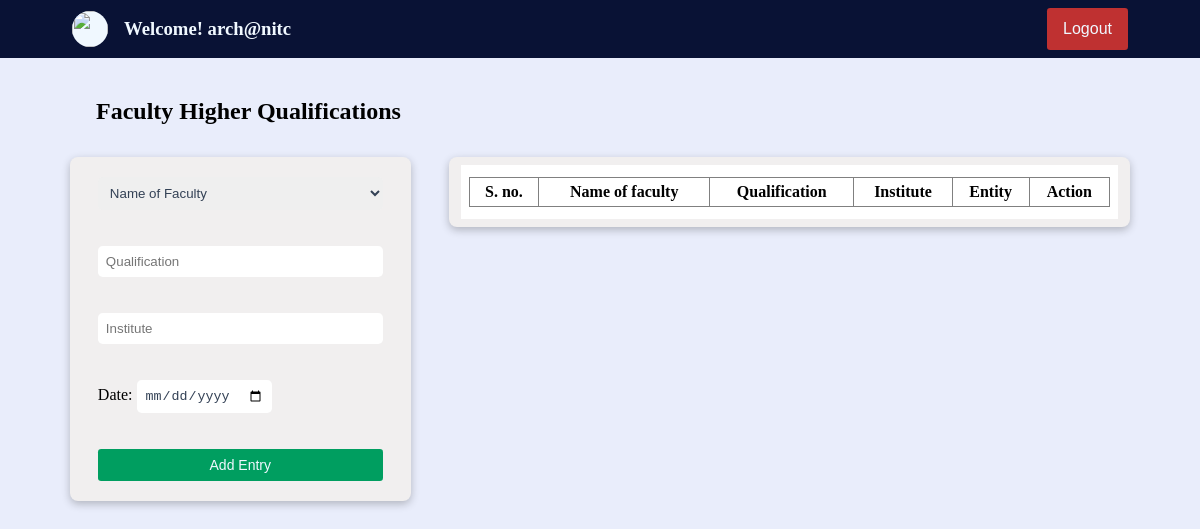
The app's page /forms/faculty_qualification.php?user=arch@nitc, older data.
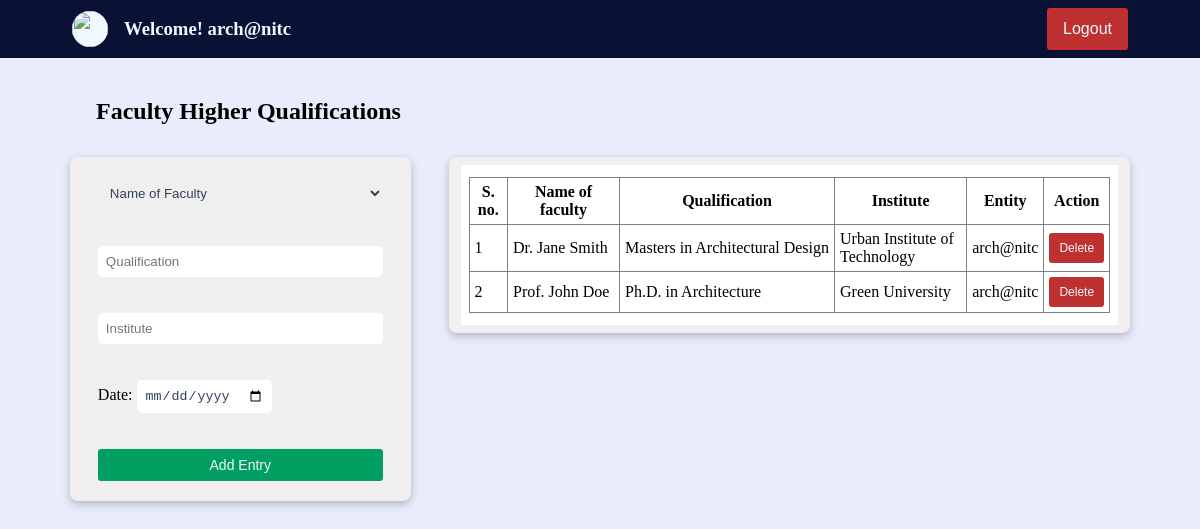
The same page, newer data.
### tables this page shows
CREATE TABLE `faculty_qualification` (
  `name` varchar(80) NOT NULL,
  `qualification` varchar(200) NOT NULL,
  `institute` varchar(80) NOT NULL,
  `entity` varchar(120) NOT NULL,
  `date` date DEFAULT NULL
);

### forms/faculty_qualification.php (the view, shortened to what this page needs)
<?php
if (empty($_SESSION['access_token'])) {
    $fname = "Welcome! ";
    $lname = $_GET["user"];
    $pic = "../asset/nitc_logo_icon.svg";
} else {
    $fname = $_SESSION["first_name"];
    $lname = $_SESSION['last_name'];
    $pic = $_SESSION['profile_picture'];
    $mail=$_SESSION['email_address'];
}
?>
<!DOCTYPE html>
<html>
<head>
    <link href="../styles/forms.css" type="text/css" rel="stylesheet">
</head>
<body>
    <div class="container">
        <?php
        echo '<div class="user_strip">
                <a href="../dashboard.php?user=' . $lname . '" class="user_to_dash">
                    <div class="user">
                        <img src="' . $pic . '" class="user_image" />
                        <h3>' . $fname . ' ' . $lname . '</h3>
                    </div>
                </a>
                <div class="logout_btn_holder">
                    <a href="../logout.php" class="">
                        <button class="logout_btn">Logout</button>
                    </a>
                </div  >
            </div>';
        ?>
        <div class="subcontainer">
            <h2>Faculty Higher Qualifications</h2>
            <div class="content_container">
                <div class="left_container">
                <div class="form_container">
                <form id="myForm" action="" method="post" onsubmit="return validateForm();" class="form_field">
                    <select name="faculty_name" class="input-fields">
                        <option disabled selected>Name of Faculty</option>
                        <?php
                            $entity = isset($_GET["user"]) ? $_GET["user"] : '';
                            $sql = "SELECT Name FROM faculty WHERE Email='$entity'";
                        ?>
                    </select><br><br>
                    <input type="text" name="qualification" placeholder="Qualification" class="input-fields"><br><br>
                    <input type="text" name="institute" placeholder="Institute" class="input-fields"><br><br>
                    <div>
                        <label for="date">
                            Date:
                        </label>
                        <input type="date" name="date" id="date" class="input-fields">
                    </div><br><br>
                    <input type="submit" class="submit-button" value="Add Entry">
                </form>
                </div>
                </div>
                <div class="table_container">
                    <?php
                    $con = mysqli_connect('localhost', 'root', '', 'imsdemo');
                    $entity = $_GET["user"];
                    if ($entity == 'admin' || $entity == '')
                        $sql = "SELECT * FROM faculty_qualification";
                    else
                        $sql = "SELECT * FROM faculty_qualification where entity='$entity'";
                    $rs = mysqli_query($con, $sql);
                    echo '<div class="table_field">';
                    echo '
                <table border="1">
                <tr>
                    <th class="box">S. no.</th>
                    <th class="box">Name of faculty</th>
                    <th class="box">Qualification</th>
                    <th class="box">Institute</th>
                    <th class="box">Entity</th>
                    <th class="box">Action</th>
                </tr>';
                    $count = 1;
                    while ($row = mysqli_fetch_assoc($rs)) {
                        $name = $row['name'];
                        $qual = $row['qualification'];
                        $institute = $row['institute'];
                        $dep = $row['entity'];
                        echo '<tr>
                    <td class="box sn">' . $count . '</td>
                    <td class="box name">' . $name . '</td>
                    <td class="box qual">' . $qual . '</td>
                    <td class="box institute">' . $institute . '</td>
                    <td class="box entity">' . $dep . '</td>
                    <td class="box button_box btn"><button class="delete_btn" data-id="' . $name . '">Delete</button></td></tr>';
                        $count++;
                    }
                    echo '</table>
                     </div>';
                    ?>
                </div>
            </div>
        </div>
    </div>
</body>
</html>

Row changes from the older to the newer data that the page shows:
added faculty_qualification: name "Dr. Jane Smith", qualification "Masters in Architectural Design", institute "Urban Institute of Technology", entity "arch@nitc"
added faculty_qualification: name "Prof. John Doe", qualification "Ph.D. in Architecture", institute "Green University", entity "arch@nitc"
